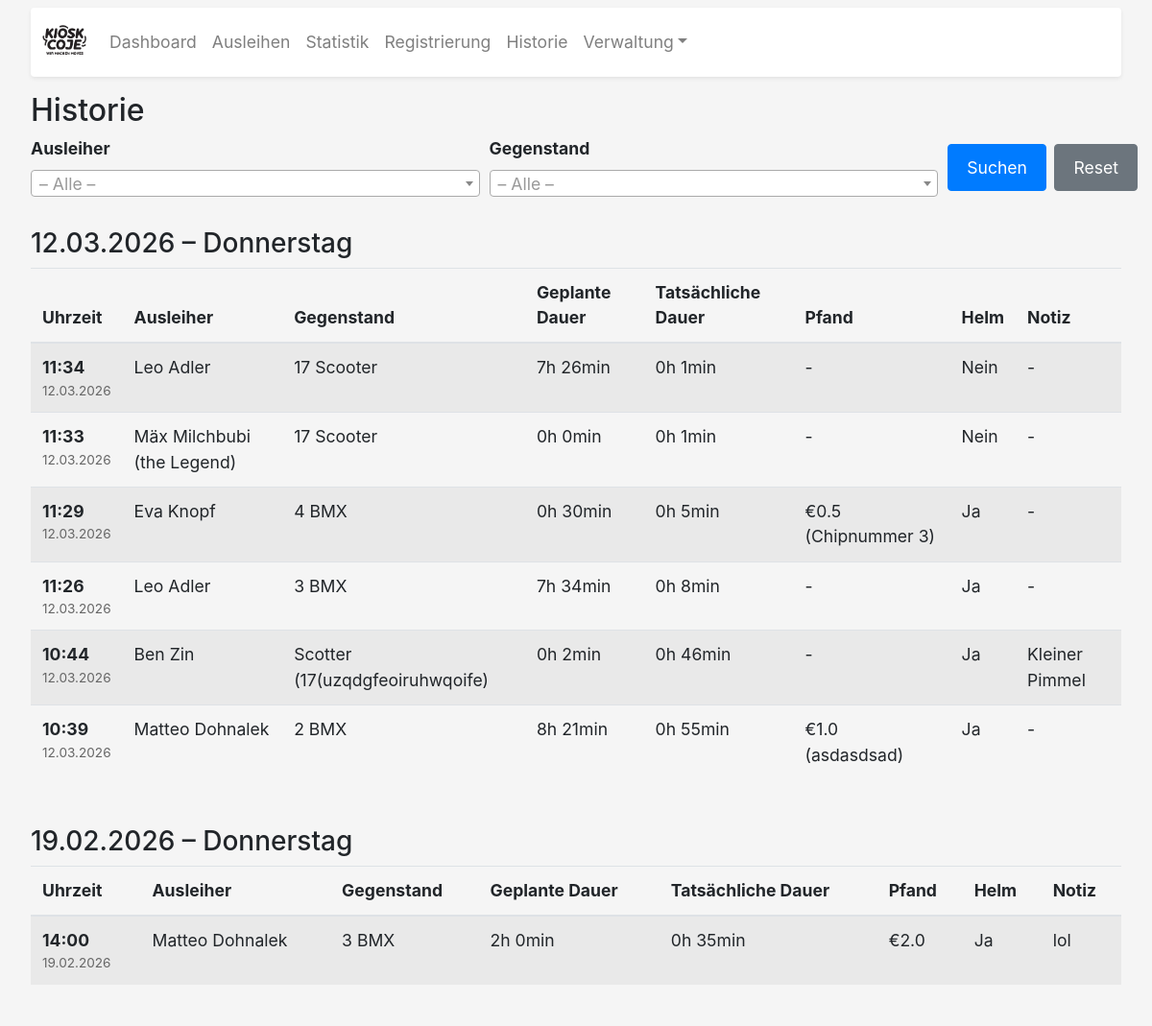
The page /historie (upper part) on the database as committed earlier.
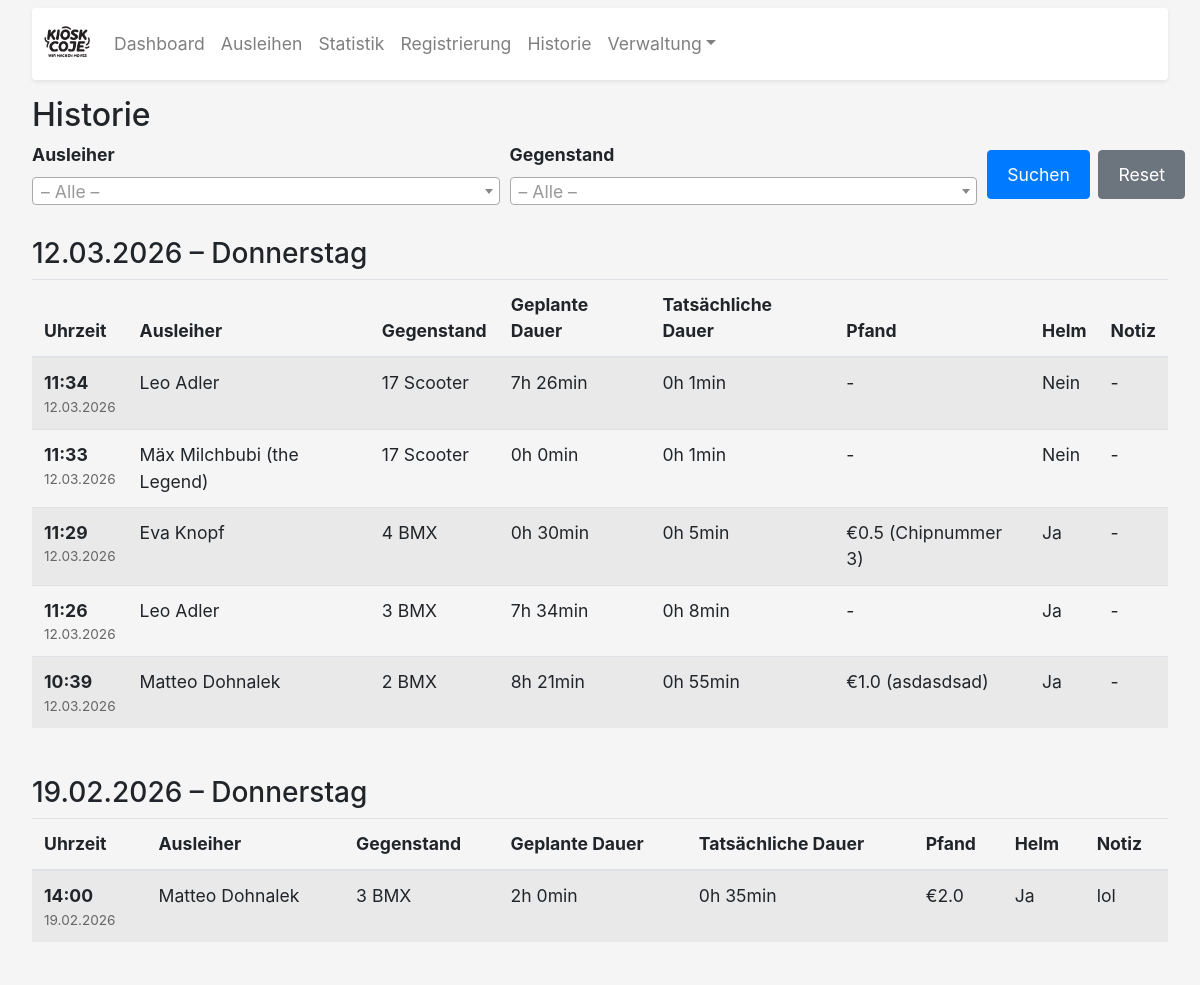
The same page on the database as committed later.
### app.py (models this page shows, shortened)
class Verleihung(db.Model):
    id = db.Column(db.Integer, primary_key=True)
    ausleiher_id = db.Column(db.Integer, db.ForeignKey('ausleiher.id'), nullable=False)
    objekt_id = db.Column(db.Integer, db.ForeignKey('objekt.id'), nullable=False)
    start_time = db.Column(db.DateTime(timezone=True), nullable=False)
    planned_duration = db.Column(db.Float, nullable=False)
    actual_duration = db.Column(db.Float)
    end_time = db.Column(db.DateTime(timezone=True), nullable=False)
    status = db.Column(db.String(20), default="Ausgeliehen")
    return_time = db.Column(db.DateTime(timezone=True))
    pfand_text = db.Column(db.Text)
    pfand_euro = db.Column(db.Float)
    helm_status = db.Column(db.String(20))
    helm_other = db.Column(db.String(200))
    return_note = db.Column(db.Text)
    ausleiher = db.relationship('Ausleiher', backref=db.backref('verleihungen', lazy=True))
    objekt = db.relationship('Objekt', backref=db.backref('verleihungen', lazy=True))

class Ausleiher(db.Model):
    id = db.Column(db.Integer, primary_key=True)
    first_name = db.Column(db.String(50), nullable=False)
    last_name = db.Column(db.String(50), nullable=False)
    contact = db.Column(db.String(200))
    bemerkung = db.Column(db.Text, default='')
    date_of_birth = db.Column(db.Date, nullable=False)
    agb_accepted = db.Column(db.Boolean, nullable=False)
    liability_accepted = db.Column(db.Boolean, nullable=False)
    signature_data = db.Column(db.Text)
    vertragsdatum = db.Column(db.DateTime(timezone=True), default=lambda: datetime.now(BERLIN))
    @property
    def name(self):
        return f"{self.first_name} {self.last_name}"

class Objekt(db.Model):
    id = db.Column(db.Integer, primary_key=True)
    name = db.Column(db.String(100), unique=True, nullable=False)
    beschreibung = db.Column(db.String(200))
    category = db.Column(db.String(50), nullable=False, default='Sonstiges')

### app.py (the view, shortened to what this page needs)
@app.route('/historie')
def historie():
    search_user = request.args.get('search_user', '').strip()
    search_objekt = request.args.get('search_objekt', '').strip()
    query = Verleihung.query.join(Ausleiher).join(Objekt)
    if search_objekt:
        query = query.filter(Objekt.name == search_objekt)
    history = query.order_by(Verleihung.start_time.desc()).all()
    grouped = {}
    for day_key, items in groupby(history, key=lambda r: r.start_time.date()):
        grouped[day_key] = list(items)
    alle_objekte = Objekt.query.order_by(Objekt.name).all()
    alle_ausleiher = Ausleiher.query.order_by(Ausleiher.last_name).all()
    return render_template('historie.html',
                           grouped_history=grouped,
                           alle_objekte=alle_objekte,
                           alle_ausleiher=alle_ausleiher,
                           search_user=search_user,
                           search_objekt=search_objekt)

### app.py (called while the page is built)
@app.template_filter('format_duration')
def format_duration_filter(value):
    try:
        decimal_hours = float(value)
    except (TypeError, ValueError):
        return value
    total_minutes = int(round(decimal_hours * 60))
    hours = total_minutes // 60
    minutes = total_minutes % 60
    return f"{hours}h {minutes}min"

@app.context_processor
def inject_now():
    return {'now': lambda: datetime.now(BERLIN)}

### templates/historie.html (shortened to what this page needs)
{% extends "base.html" %}
{% block content %}
<div class="mt-3">
  <h2>Historie</h2>
  <form method="GET" action="{{ url_for('historie') }}" class="mb-4">
    <div class="form-row align-items-end">
      <div class="form-group col-md-5 mb-2">
        <label for="search_user">Ausleiher</label>
      </div>
      <div class="form-group col-md-5 mb-2">
        <label for="search_objekt">Gegenstand</label>
      </div>
      <div class="form-group col-md-2 mb-2 d-flex gap-2">
        <button type="submit" class="btn btn-primary mr-2">Suchen</button>
        <a href="{{ url_for('historie') }}" class="btn btn-secondary">Reset</a>
      </div>
    </div>
  </form>
  {% set total = grouped_history.values() | map('length') | sum %}
  {% set weekday_names = {
    '0':'Sonntag','1':'Montag','2':'Dienstag','3':'Mittwoch',
    '4':'Donnerstag','5':'Freitag','6':'Samstag'
  } %}
  {% if grouped_history %}
    {% for day, items in grouped_history.items() %}
      <h3 class="mt-4">
        {{ day.strftime("%d.%m.%Y") }} – {{ weekday_names[day.strftime('%w')] }}
      </h3>
      <div class="table-responsive">
        <table class="table table-striped mb-4">
          <thead>
            <tr>
              <th>Uhrzeit</th>
              <th>Ausleiher</th>
              <th>Gegenstand</th>
              <th>Geplante Dauer</th>
              <th>Tatsächliche Dauer</th>
              <th>Pfand</th>
              <th>Helm</th>
              <th>Notiz</th>
            </tr>
          </thead>
          <tbody>
            {% for r in items %}
            <tr>
              <td>
                <span class="time-display">{{ r.start_time.strftime("%H:%M") }}</span>
                <div class="date-display">{{ r.start_time.strftime("%d.%m.%Y") }}</div>
              </td>
              <td>{{ r.ausleiher.name }}</td>
              <td>{{ r.objekt.name }}</td>
              <td>{{ r.planned_duration | format_duration }}</td>
              <td>
                {% if r.actual_duration is not none %}
                  {{ r.actual_duration | format_duration }}
                {% else %}-{% endif %}
              </td>
              <td>
                {% if r.pfand_euro %}
                  €{{ r.pfand_euro }}{% if r.pfand_text %} ({{ r.pfand_text }}){% endif %}
                {% else %}-{% endif %}
              </td>
              <td>
                {% if r.helm_status %}
                  {{ r.helm_status }}
                {% else %}-{% endif %}
              </td>
              <td>{{ r.return_note or '-' }}</td>
            </tr>
            {% endfor %}
          </tbody>
        </table>
      </div>
    {% endfor %}
  {% else %}
    <p class="text-muted">Keine Einträge gefunden.</p>
  {% endif %}
</div>
{% endblock %}

### templates/base.html (shortened to what this page needs)
<!DOCTYPE html>
<html lang="de">
<head>
  <link rel="stylesheet" href="https://stackpath.bootstrapcdn.com/bootstrap/4.5.2/css/bootstrap.min.css">
  <link href="https://cdn.jsdelivr.net/npm/select2@4.1.0-rc.0/dist/css/select2.min.css" rel="stylesheet" />
</head>
<body>
  <div class="container">
    <nav class="navbar navbar-expand-lg navbar-light bg-white shadow-sm mt-2 rounded">
      <a class="navbar-brand" href="{{ url_for('dashboard') }}">
        <img src="{{ url_for('static', filename='images/logo.png') }}" alt="Logo">
      </a>
      <div class="collapse navbar-collapse" id="mainNav">
        <ul class="navbar-nav mr-auto">
          <li class="nav-item"><a class="nav-link" href="{{ url_for('dashboard') }}">Dashboard</a></li>
          <li class="nav-item"><a class="nav-link" href="{{ url_for('ausleihen') }}">Ausleihen</a></li>
          <li class="nav-item"><a class="nav-link" href="{{ url_for('statistik') }}">Statistik</a></li>
          <li class="nav-item"><a class="nav-link" href="{{ url_for('registrierung') }}">Registrierung</a></li>
          <li class="nav-item"><a class="nav-link" href="{{ url_for('historie') }}">Historie</a></li>
          <li class="nav-item dropdown">
            <a class="nav-link dropdown-toggle" href="#" data-toggle="dropdown">Verwaltung</a>
          </li>
        </ul>
      </div>
    </nav>
    {% block content %}{% endblock %}
  </div>
</body>
</html>

### templates/base.html (style rules this page uses)
body { font-size: 1.1rem; background-color: #f5f5f5; }
.container { max-width: 100%; padding-left: 12px; padding-right: 12px; }
@media (min-width: 992px) { .container { max-width: 98%; padding-left: 20px; padding-right: 20px; } }
.btn { font-size: 1.1rem; padding: 0.65rem 1.2rem; margin: 0.35rem 0; }
label { font-weight: bold; }
.navbar { padding: 0.5rem 0.75rem; }
.navbar-brand img { max-height: 46px; }
.navbar-nav .nav-link { padding: 0.6rem 0.9rem; }
.date-display { font-size: 0.85rem; color: #666; }
.time-display { font-weight: bold; }

Rows that differ between the two databases and show on the page:
removed Verleihung: start_time "10:44", start_time "12.03.2026", ausleiher.name "Ben Zin", objekt.name "Scotter (17(uzqdgfeoiruhwqoife)", planned_duration "0h 2min", actual_duration "0h 46min", helm_status "Ja", return_note "Kleiner Pimmel"
